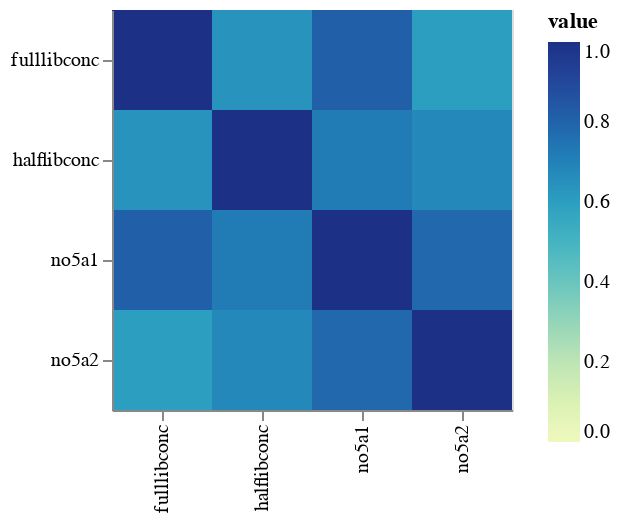

This figure's notebook cell:
### Code cell
#Make a heatmap showing that the 
corr_df = titers_conditions.corr(method= "pearson", numeric_only=True)

# data preparation
pivot_cols = list(corr_df.columns)
corr_df['cat'] = corr_df.index

# actual chart
alt.Chart(corr_df).mark_rect(tooltip=True)\
   .transform_fold(pivot_cols)\
   .encode(
       x=alt.X("cat:N", title=None),
       y=alt.Y('key:N', title=None),
       color=alt.Color("value:Q", scale=alt.Scale(domain=[0,1]))
   ).properties(width = 200, height = 200)

### Figure 1 — Vega-Lite specification as saved in the notebook (floating-point values rounded to 4 significant figures)
{"config": {"view": {"continuousWidth": 300, "continuousHeight": 300}}, "data": {"name": "data-2f905549b0ed5ea80734915c09b769ae"}, "mark": {"type": "rect", "tooltip": true}, "encoding": {"color": {"field": "value", "scale": {"domain": [0, 1]}, "type": "quantitative"}, "x": {"field": "cat", "title": null, "type": "nominal"}, "y": {"field": "key", "title": null, "type": "nominal"}}, "height": 200, "transform": [{"fold": ["fulllibconc", "halflibconc", "no5a1", "no5a2"]}], "width": 200, "$schema": "https://vega.github.io/schema/vega-lite/v5.16.3.json", "datasets": {"data-2f905549b0ed5ea80734915c09b769ae": [{"fulllibconc": 1.0, "halflibconc": 0.6386, "no5a1": 0.8118, "no5a2": 0.6011, "cat": "fulllibconc"}, {"fulllibconc": 0.6386, "halflibconc": 1.0, "no5a1": 0.7211, "no5a2": 0.6743, "cat": "halflibconc"}, {"fulllibconc": 0.8118, "halflibconc": 0.7211, "no5a1": 1.0, "no5a2": 0.7834, "cat": "no5a1"}, {"fulllibconc": 0.6011, "halflibconc": 0.6743, "no5a1": 0.7834, "no5a2": 1.0, "cat": "no5a2"}]}}
